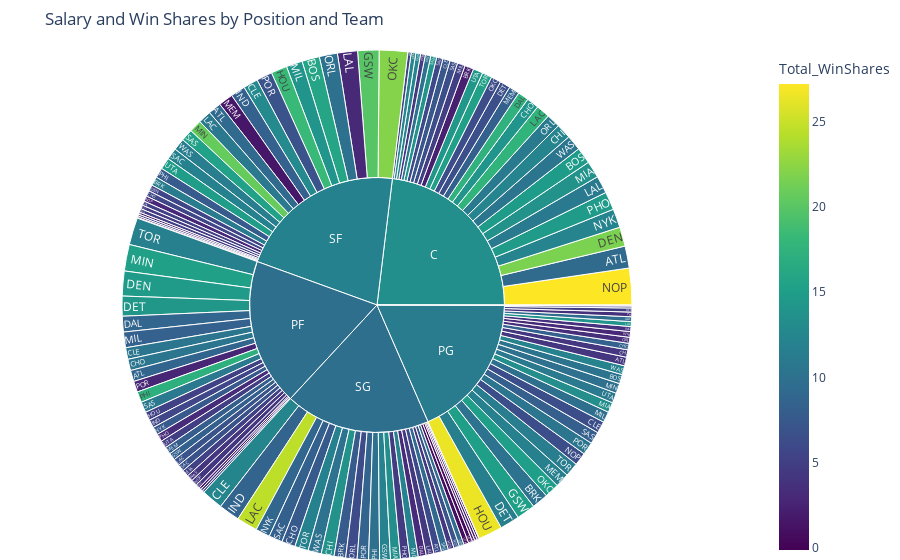

Here is the notebook cell this chart was saved with:
### Markdown cell above
# Salary and Win Shares by Position and Team
### This sunburst chart provides a hierarchical view of salaries and win shares, first grouped by position and then by team.

### Code cell
# Query
query = """
SELECT 
    stats.Pos AS Position, 
    salary.Tm AS Team, 
    SUM(salary.season17_18) AS Total_Salary, 
    SUM(stats.WS) AS Total_WinShares
FROM 
    NBA_season1718_salary AS salary
JOIN 
    Seasons_Stats AS stats
ON 
    salary.Player = stats.Player
WHERE 
    stats.Year = 2017
GROUP BY 
    stats.Pos, salary.Tm;
"""
output = pd.read_sql(query, conn)

# Plotting
fig = px.sunburst(
    output, 
    path=['Position', 'Team'], 
    values='Total_Salary', 
    color='Total_WinShares', 
    color_continuous_scale="Viridis",
    title="Salary and Win Shares by Position and Team"
)
fig.update_layout(margin=dict(t=50, l=0, r=0, b=0))
fig.show()

### Figure 1 — Plotly figure (JSON) as saved in the notebook; plotly's stock layout.template omitted (floating-point values rounded to 4 significant figures; data arrays with more than 128 entries replaced by an {"elided": "..."} marker saying what was removed)
{"data": [{"branchvalues": "total", "customdata": {"elided": "154x1 float values"}, "domain": {"x": [0, 1], "y": [0, 1]}, "hovertemplate": "labels=%{label}<br>Total_Salary=%{value}<br>parent=%{parent}<br>id=%{id}<br>Total_WinShares=%{color}<extra></extra>", "ids": {"elided": "154 str values"}, "labels": {"elided": "154 str values"}, "marker": {"coloraxis": "coloraxis", "colors": {"elided": "154 float values"}}, "name": "", "parents": {"elided": "154 str values"}, "type": "sunburst", "values": {"elided": "154 int values"}}], "layout": {"coloraxis": {"colorbar": {"title": {"text": "Total_WinShares"}}, "colorscale": [[0, "#440154"], [0.1111, "#482878"], [0.2222, "#3e4989"], [0.3333, "#31688e"], [0.4444, "#26828e"], [0.5556, "#1f9e89"], [0.6667, "#35b779"], [0.7778, "#6ece58"], [0.8889, "#b5de2b"], [1, "#fde725"]]}, "legend": {"tracegroupgap": 0}, "margin": {"b": 0, "l": 0, "r": 0, "t": 50}, "title": {"text": "Salary and Win Shares by Position and Team"}}}
